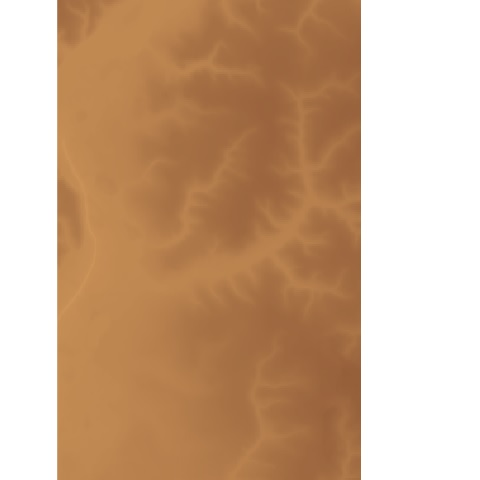
#> input picture obraz.jpg, 480 x 480 px
$ python helloworld.py
#> lines starting #> are read from the running program, lines starting #| are printed output that depends on the picture
#> the answer given: obraz.jpg
#> in main, image is the input picture: PIL image 480x480 RGB; mean R, G, B 204.4, 169.8, 139.8
import PIL.Image

# ascii characters used to build the output text
ASCII_CHARS = ["@", "#", "S", "%", "?", "*", "+", ";", ":", ",", "."]

# resize image according to a new width
def resize_image(image, new_width=100):
#> called with new_width = 100
    width, height = image.size
#> width = 480; height = 480
    ratio = height/width
#> ratio = 1
    new_height = int(new_width * ratio)
#> new_height = 100
    resized_image = image.resize((new_width, new_height))
    return(resized_image)

# convert each pixel to grayscale
def grayify(image):
    grayscale_image = image.convert("L")
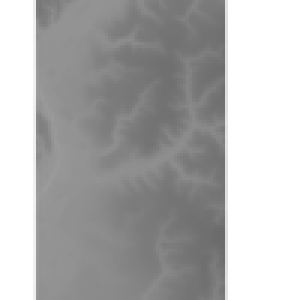
#> grayscale_image: PIL image 100x100 L (shown 3 times larger); min 106, max 255, mean 176.7
    return(grayscale_image)

# convert pixels to a string of ascii characters
def pixels_to_ascii(image):
    pixels = image.getdata()
    characters = "".join([ASCII_CHARS[pixel//25] for pixel in pixels])
    return(characters)

def main(new_width=100):
    # attempt to open image from user-input
    path = input("Enter a valid pathname to an image:\n")
    try:
        image = PIL.Image.open(path)
    except:
        print(path, " is not a valid pathname to an image.")
        return

    # convert image to ascii
    new_image_data = grayify(resize_image(image))

    # format
#> (the run stopped early here; a loop or call above may not have finished)

$ run again, on 40.2_54.2_dem.png
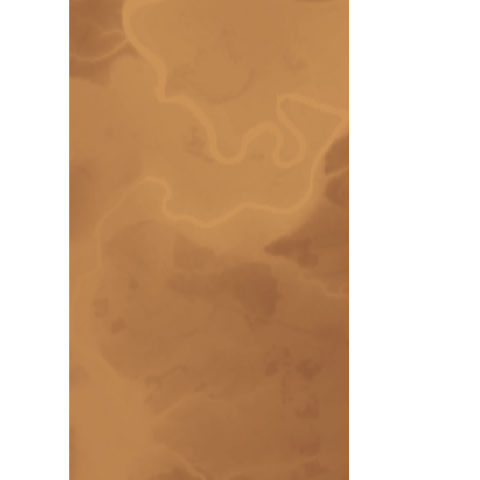
#> input picture 40.2_54.2_dem.png, 480 x 480 px
#> in main, image is the input picture: PIL image 480x480 P; mean R, G, B 211.5, 179.3, 150.4
#> in grayify, `grayscale_image = image.convert("L")`:
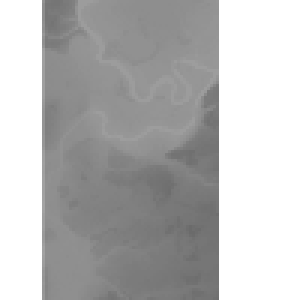
#> grayscale_image: PIL image 100x100 L (shown 3 times larger); min 107, max 255, mean 184.9

$ run again, on 40_54.6_dem.png
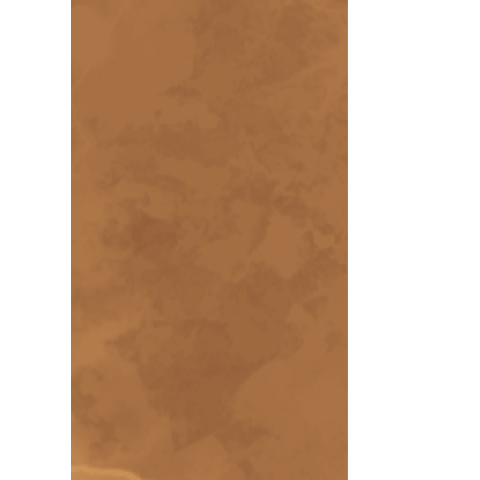
#> input picture 40_54.6_dem.png, 480 x 480 px
#> in main, image is the input picture: PIL image 480x480 P; mean R, G, B 202.4, 170.9, 146.3
#> in grayify, `grayscale_image = image.convert("L")`:
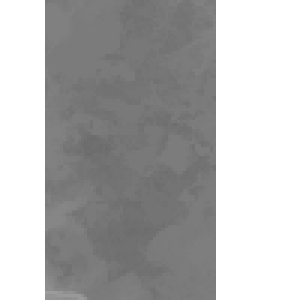
#> grayscale_image: PIL image 100x100 L (shown 3 times larger); min 108, max 255, mean 178.4
